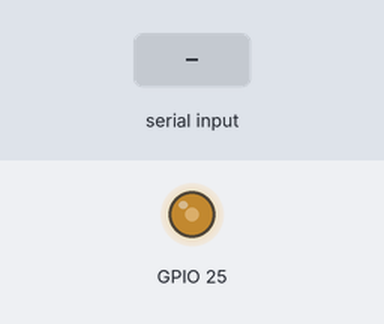
Simulated run of this sketch. Board: ESP32. Shown: output pins drawn as LEDs (lit = HIGH). The test bench sets the inputs (shaded band). What the sketch prints to the serial monitor is not drawn.

Above: at 1.2 s.
1.3 s: "r" received over Serial
At 2.1 s:
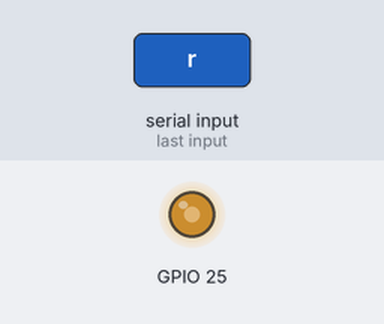
2.8 s: "l" received over Serial
At 3.2 s:
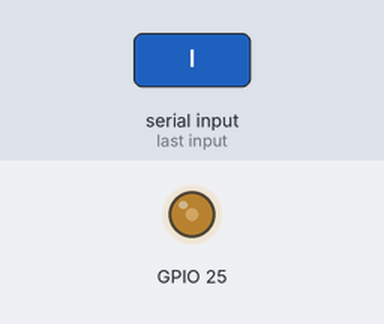
4.3 s: "1" received over Serial
At 5.6 s:
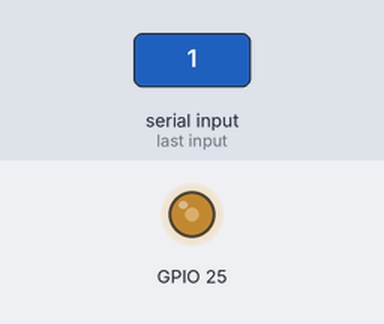
Timing chart, 0 to 7.3 s (numbered marks = the images above; inputs shaded):
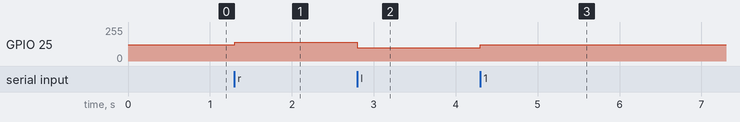

The sketch:

arduino_code.ino
```cpp
char c;


void setup() {
  // put your setup code here, to run once:
  Serial.begin(115200);
  dacWrite(25 , 121);

}

void loop() {
  // put your main code here, to run repeatedly:
  if(Serial.available())
  {
    c = Serial.read();
    if(c == 'l')
  {
    dacWrite(25 , 100);
  }else  if(c == 'r')
  {
    dacWrite(25 , 140);
  }else{
    c = '\0';
    dacWrite(25 , 121);
  }

  Serial.println(c);
  }


}
```

Measured:
- after the input at 1.3 s, GPIO 25: 121/255 → 140/255 at once
- after the input at 2.8 s, GPIO 25: 140/255 → 100/255 at once
- after the input at 4.3 s, GPIO 25: 100/255 → 121/255 at once
